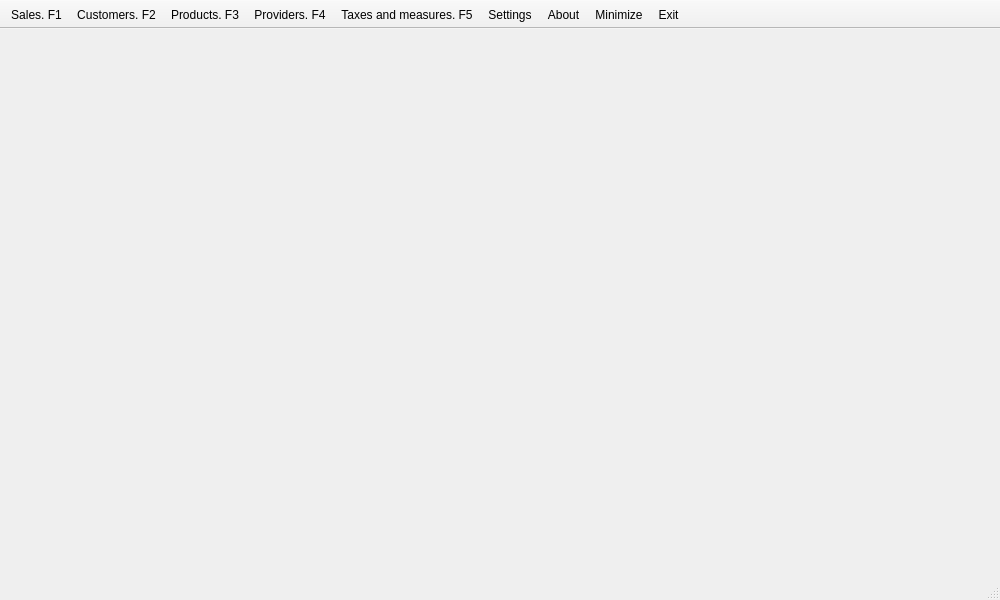
<?xml version="1.0" encoding="UTF-8"?>
<ui version="4.0">
 <class>brookesiapos</class>
 <widget class="QMainWindow" name="brookesiapos">
  <property name="geometry">
   <rect>
    <x>0</x>
    <y>0</y>
    <width>1000</width>
    <height>600</height>
   </rect>
  </property>
  <property name="minimumSize">
   <size>
    <width>1000</width>
    <height>600</height>
   </size>
  </property>
  <property name="windowTitle">
   <string/>
  </property>
  <property name="toolButtonStyle">
   <enum>Qt::ToolButtonTextUnderIcon</enum>
  </property>
  <widget class="QWidget" name="centralwidget"/>
  <widget class="QStatusBar" name="statusbar"/>
  <widget class="QToolBar" name="toolbar">
   <property name="windowTitle">
    <string/>
   </property>
   <property name="movable">
    <bool>false</bool>
   </property>
   <property name="floatable">
    <bool>false</bool>
   </property>
   <attribute name="toolBarArea">
    <enum>TopToolBarArea</enum>
   </attribute>
   <attribute name="toolBarBreak">
    <bool>false</bool>
   </attribute>
   <addaction name="action_sales"/>
   <addaction name="action_customers"/>
   <addaction name="action_products"/>
   <addaction name="action_providers"/>
   <addaction name="action_taxes"/>
   <addaction name="action_settings"/>
   <addaction name="action_about"/>
   <addaction name="action_minimize"/>
   <addaction name="action_exit"/>
  </widget>
  <action name="action_sales">
   <property name="icon">
    <iconset>
     <normaloff>../../../qrc/icons/shoppingcar.png</normaloff>../../../qrc/icons/shoppingcar.png</iconset>
   </property>
   <property name="text">
    <string>Sales. F1</string>
   </property>
   <property name="toolTip">
    <string>Sales. F1</string>
   </property>
   <property name="shortcut">
    <string>F1</string>
   </property>
  </action>
  <action name="action_customers">
   <property name="icon">
    <iconset>
     <normaloff>../../../qrc/icons/client.png</normaloff>../../../qrc/icons/client.png</iconset>
   </property>
   <property name="text">
    <string>Customers. F2</string>
   </property>
   <property name="toolTip">
    <string>Customers. F2</string>
   </property>
   <property name="shortcut">
    <string>F2</string>
   </property>
  </action>
  <action name="action_products">
   <property name="icon">
    <iconset>
     <normaloff>../../../qrc/icons/product.png</normaloff>../../../qrc/icons/product.png</iconset>
   </property>
   <property name="text">
    <string>Products. F3</string>
   </property>
   <property name="toolTip">
    <string>Products. F3</string>
   </property>
   <property name="shortcut">
    <string>F3</string>
   </property>
  </action>
  <action name="action_providers">
   <property name="icon">
    <iconset>
     <normaloff>../../../qrc/icons/provider.png</normaloff>../../../qrc/icons/provider.png</iconset>
   </property>
   <property name="text">
    <string>Providers. F4</string>
   </property>
   <property name="toolTip">
    <string>Providers. F4</string>
   </property>
   <property name="shortcut">
    <string>F4</string>
   </property>
  </action>
  <action name="action_taxes">
   <property name="icon">
    <iconset>
     <normaloff>../../../qrc/icons/tax.png</normaloff>../../../qrc/icons/tax.png</iconset>
   </property>
   <property name="text">
    <string>Taxes and measures. F5</string>
   </property>
   <property name="toolTip">
    <string>Taxes and mesaures. F5</string>
   </property>
   <property name="shortcut">
    <string>F5</string>
   </property>
  </action>
  <action name="action_settings">
   <property name="icon">
    <iconset>
     <normaloff>../../../qrc/icons/settings.png</normaloff>../../../qrc/icons/settings.png</iconset>
   </property>
   <property name="text">
    <string>Settings</string>
   </property>
   <property name="toolTip">
    <string>Settings</string>
   </property>
  </action>
  <action name="action_about">
   <property name="icon">
    <iconset>
     <normaloff>../../../qrc/icons/about.png</normaloff>../../../qrc/icons/about.png</iconset>
   </property>
   <property name="text">
    <string>About</string>
   </property>
   <property name="toolTip">
    <string>About</string>
   </property>
  </action>
  <action name="action_minimize">
   <property name="icon">
    <iconset>
     <normaloff>../../../qrc/icons/minimize.png</normaloff>../../../qrc/icons/minimize.png</iconset>
   </property>
   <property name="text">
    <string>Minimize</string>
   </property>
   <property name="toolTip">
    <string>Minimize</string>
   </property>
  </action>
  <action name="action_exit">
   <property name="icon">
    <iconset>
     <normaloff>../../../qrc/icons/exit.png</normaloff>../../../qrc/icons/exit.png</iconset>
   </property>
   <property name="text">
    <string>Exit</string>
   </property>
   <property name="toolTip">
    <string>Exit</string>
   </property>
  </action>
 </widget>
 <resources/>
 <connections/>
</ui>
